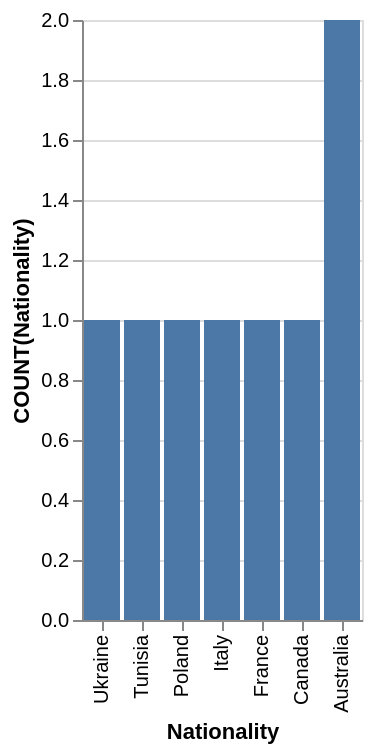

Specify this chart in Vega-Lite:
### Vega-Lite specification from a JSON file in a GitHub repository (floating-point values rounded to 4 significant figures)
{"data": {"values": [{"x_data": "Ukraine", "y_data": 1}, {"x_data": "Tunisia", "y_data": 1}, {"x_data": "Poland", "y_data": 1}, {"x_data": "Italy", "y_data": 1}, {"x_data": "France", "y_data": 1}, {"x_data": "Canada", "y_data": 1}, {"x_data": "Australia", "y_data": 2}]}, "mark": "bar", "encoding": {"x": {"field": "x_data", "type": "nominal", "title": "Nationality", "sort": "descending"}, "y": {"field": "y_data", "type": "quantitative", "title": "COUNT(Nationality)"}}}
